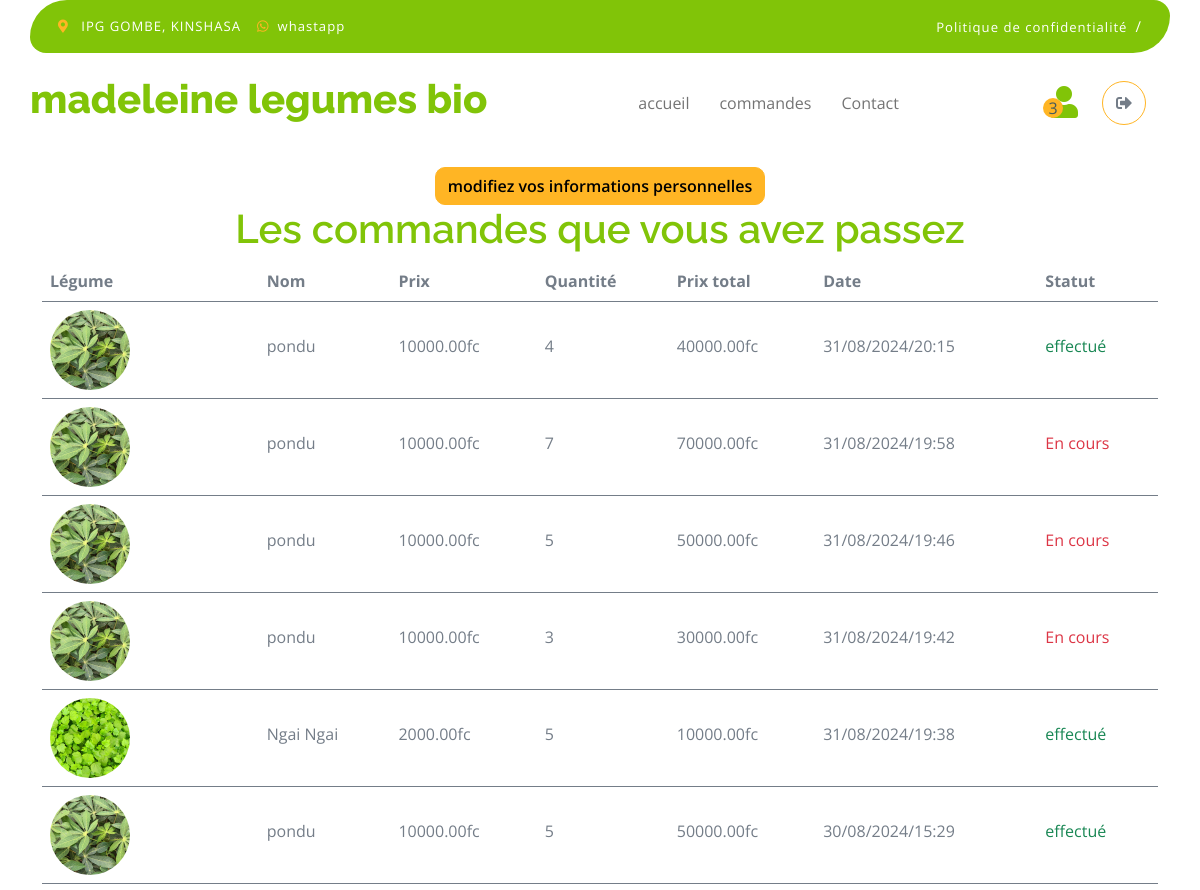
The app's page /accounts/seecommands/ (signed in, upper part), older data.
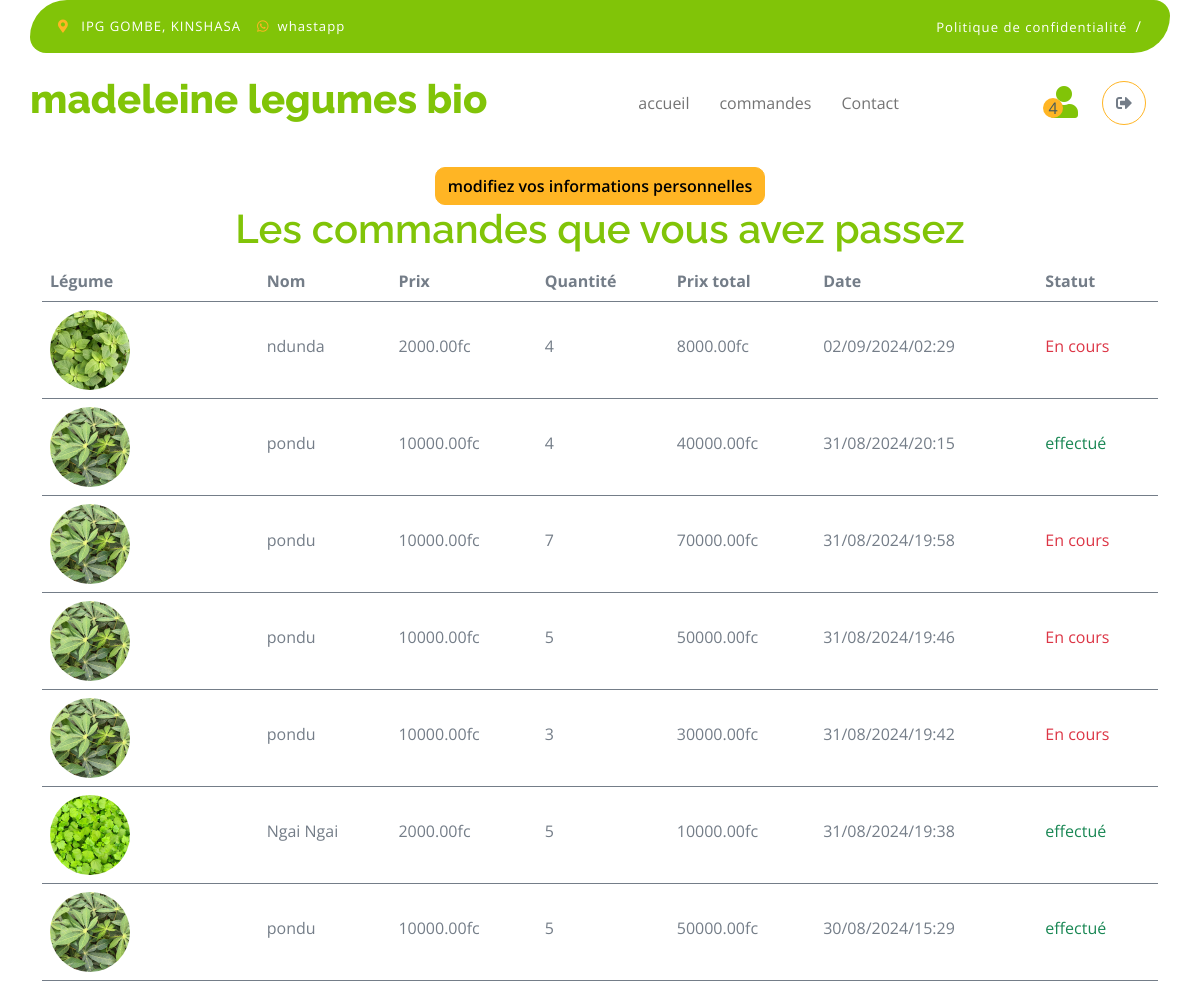
The same page, newer data.
### vegetable_shop/models.py (models this page shows, shortened)
class Command(models.Model):
    user = models.ForeignKey(User, on_delete=models.CASCADE, default=1)
    vegetable = models.ForeignKey('Vegetable', on_delete=models.CASCADE)
    quantity = models.IntegerField()
    amount = models.DecimalField(max_digits=10, decimal_places=2, default=0)
    name_client = models.CharField(max_length=100)
    commune_client = models.CharField(max_length=200)
    address_client = models.CharField(max_length=200)
    date_command = models.DateTimeField(default=datetime.now)
    statut = models.CharField(max_length=50, default='En cours')

class Vegetable(models.Model):
       name = models.CharField(max_length=100)
       description = models.TextField()
       picture = models.ImageField(upload_to='pictures', blank=True)
       price = models.DecimalField(max_digits=10, decimal_places=2)
       stock = models.IntegerField()
       date_add = models.DateTimeField(auto_now_add=True)
       def __str__(self):
           return self.name

### accounts/views.py (the view)
# urls.py: path('seecommands/', views.seecommands, name='seecommands'),
@login_required
def seecommands(request):
    total_commands = Command.objects.filter(user=request.user, statut='En cours').count()
    commands = Command.objects.filter(user=request.user).order_by('-date_command')
    return render(request, 'accounts/seecommands.html', {'commands': commands, 'total_commands': total_commands})

### accounts/templates/accounts/seecommands.html (shortened to what this page needs)
{% load static %}
<!DOCTYPE html>
<html lang="en">
    <head>
        <link rel="stylesheet" href="https://use.fontawesome.com/releases/v5.15.4/css/all.css"/>
        <link href="https://cdn.jsdelivr.net/npm/bootstrap-icons@1.4.1/font/bootstrap-icons.css" rel="stylesheet">
        <link href="{% static 'lib/lightbox/css/lightbox.min.css' %}" rel="stylesheet">
        <link href="{% static 'lib/owlcarousel/assets/owl.carousel.min.css' %}" rel="stylesheet">
        <link href="{% static 'css/bootstrap.min.css' %}" rel="stylesheet">
        <link href="{% static 'css/style.css' %}" rel="stylesheet">
    </head>
    <body>
        <div class="container-fluid fixed-top">
            <div class="container topbar bg-primary d-none d-lg-block">
                <div class="d-flex justify-content-between">
                    <div class="top-info ps-2">
                        <small class="me-3"><i class="fas fa-map-marker-alt me-2 text-secondary"></i> <a href="#" class="text-white">IPG GOMBE, KINSHASA</a></small>
                        <small class="me-3"><i class="fab fa-whatsapp me-2 text-secondary"></i><a href="https://wa.me/243810589288" class="text-white">whastapp</a></small>
                    </div>
                    <div class="top-link pe-2">
                        <a href="#" class="text-white"><small class="text-white mx-2">Politique de confidentialité</small>/</a>
                    </div>
                </div>
            </div>
            <div class="container px-0">
                <nav class="navbar navbar-light bg-white navbar-expand-xl">
                    <a href="/" class="navbar-brand"><h1 class="text-primary display-6">madeleine legumes bio</h1></a>
                    <div class="collapse navbar-collapse bg-white" id="navbarCollapse">
                        <div class="navbar-nav mx-auto">
                            <a href="{% url 'vegetable_shop:index' %}" class="nav-item nav-link">accueil</a>
                            <a href="/commande" class="nav-item nav-link">commandes</a>
                            <a href="{% url 'vegetable_shop:contact' %}" class="nav-item nav-link">Contact</a>
                        </div>
                        <div class="d-flex m-3 me-0">
                            <a href="{% url 'accounts:seecommands' %}" class="my-auto">
                                <i class="fas fa-user fa-2x"></i>
                            </a>
                            <a href="{% url 'accounts:seecommands' %}" class="position-relative me-4 my-auto">
                                <span class="position-absolute bg-secondary rounded-circle d-flex align-items-center justify-content-center text-dark px-1" style="top: -5px; left: -35px; height: 20px; min-width: 20px;">{{total_commands}}</span>
                            </a>
                            {% if user.is_authenticated %}
                                {% with icon='fas fa-sign-out-alt' %}
                                    <a href="{% url 'accounts:logout' %}" class="btn-search btn border border-secondary btn-md-square rounded-circle bg-white me-4">
                                        <i class="{{ icon }}"></i>
                                    </a>
                                {% endwith %}
                            {% else %}
                                {% with icon='fas fa-sign-in-alt' %}
                                    <a href="{% url 'accounts:login' %}" class="btn-search btn border border-secondary btn-md-square rounded-circle bg-white me-4">
                                        <i class="{{ icon }}"></i>
                                    </a>
                                {% endwith %}
                            {% endif %}
                        </div>
                    </div>
                </nav>
            </div>
        </div>
        <div class="container py-5 mt-5" id="seecommands" style="position:relative; top: 55px;">
            {% block content %}
            <center><a href="{% url 'accounts:editaccount' %}" class="btn btn-secondary mt-3">modifiez vos informations personnelles</a></center>
            <h1 class="text-primary text-center">Les commandes que vous avez passez</h1>
            <div class="table-responsive">
                <table class="table">
                    <thead>
                      <tr>
                        <th scope="col">Légume</th>
                        <th scope="col">Nom</th>
                        <th scope="col">Prix</th>
                        <th scope="col">Quantité</th>
                        <th scope="col">Prix total</th>
                        <th scope="col">Date</th>
                        <th scope="col">Statut</th>
                      </tr>
                    </thead>
                    {% for command in commands %}
                    <tbody>
                        <tr>
                            <th scope="row">
                                <div class="d-flex align-items-center">
                                    <img src="{{ command.vegetable.picture.url }}" class="img-fluid me-5 rounded-circle" style="width: 80px; height: 80px;" alt="">
                                </div>
                            </th>
                            <td>
                                <p class="mb-0 mt-4">{{ command.vegetable }}</p>
                            </td>
                            <td>
                                <p class="mb-0 mt-4">{{command.vegetable.price}}fc</p>
                            </td>
                            <td>
                               <p class="mb-0 mt-4">{{command.quantity}}</p>
                            </td>
                            <td>
                                <p class="mb-0 mt-4"> {{command.amount}}fc </p>
                            </td>
                            <td>
                                <p class="mb-0 mt-4"> {{ command.date_command|date:"d/m/Y/H:i" }} </p>
                            </td>
                            {% if command.statut == 'effectué' %}
                            {% with color_statut='text-success' %}
                                <td>
                                    <p class="mb-0 mt-4 {{ color_statut }}"> {{ command.statut }} </p>
                                </td>
                            {% endwith %}
                        {% else %}
                            {% with color_statut='text-danger' %}
                                <td>
                                    <p class="mb-0 mt-4 {{ color_statut }}"> {{ command.statut }} </p>
                                </td>
                            {% endwith %}
                        {% endif %}
                        </tr>
                    </tbody>
                    {% empty %}
                    <h3 class="text-center">Vous n'avez encore passer aucune commande</h3>
                    {% endfor %}
                </table>
            </div>
            {% endblock %}
        </div>
</body>
</html>

### vegetable_shop/static/css/style.css (style rules this page uses)
.btn { font-weight: 600; transition: .5s; }
.btn-md-square { width: 44px; height: 44px; }
.btn-square, .btn-sm-square, .btn-md-square, .btn-lg-square { padding: 0; display: flex; align-items: center; justify-content: center; font-weight: normal; }
.btn.border-secondary { transition: 0.5s; }
.fixed-top { transition: 0.5s; background: var(--bs-white); border: 0; }
.topbar { padding: 20px; border-radius: 230px 100px; }
.topbar .top-info { font-size: 15px; line-height: 0; letter-spacing: 1px; display: flex; align-items: center; }
.topbar .top-link { font-size: 15px; line-height: 0; letter-spacing: 1px; display: flex; align-items: center; }
.topbar .top-link a { letter-spacing: 1px; }
.navbar .navbar-nav .nav-link { padding: 10px 15px; font-size: 16px; transition: .5s; }
.navbar { height: 100px; border-bottom: 1px solid rgba(255, 255, 255, .1); }

Row changes from the older to the newer data that the page shows:
added Command: vegetable.picture (picture), vegetable "ndunda", vegetable.price "2000.00", quantity "4", amount "8000.00", date_command "02/09/2024/02:29", statut "En cours"
Text that changed along with them:
{{ total_commands }}: "3" → "4"
